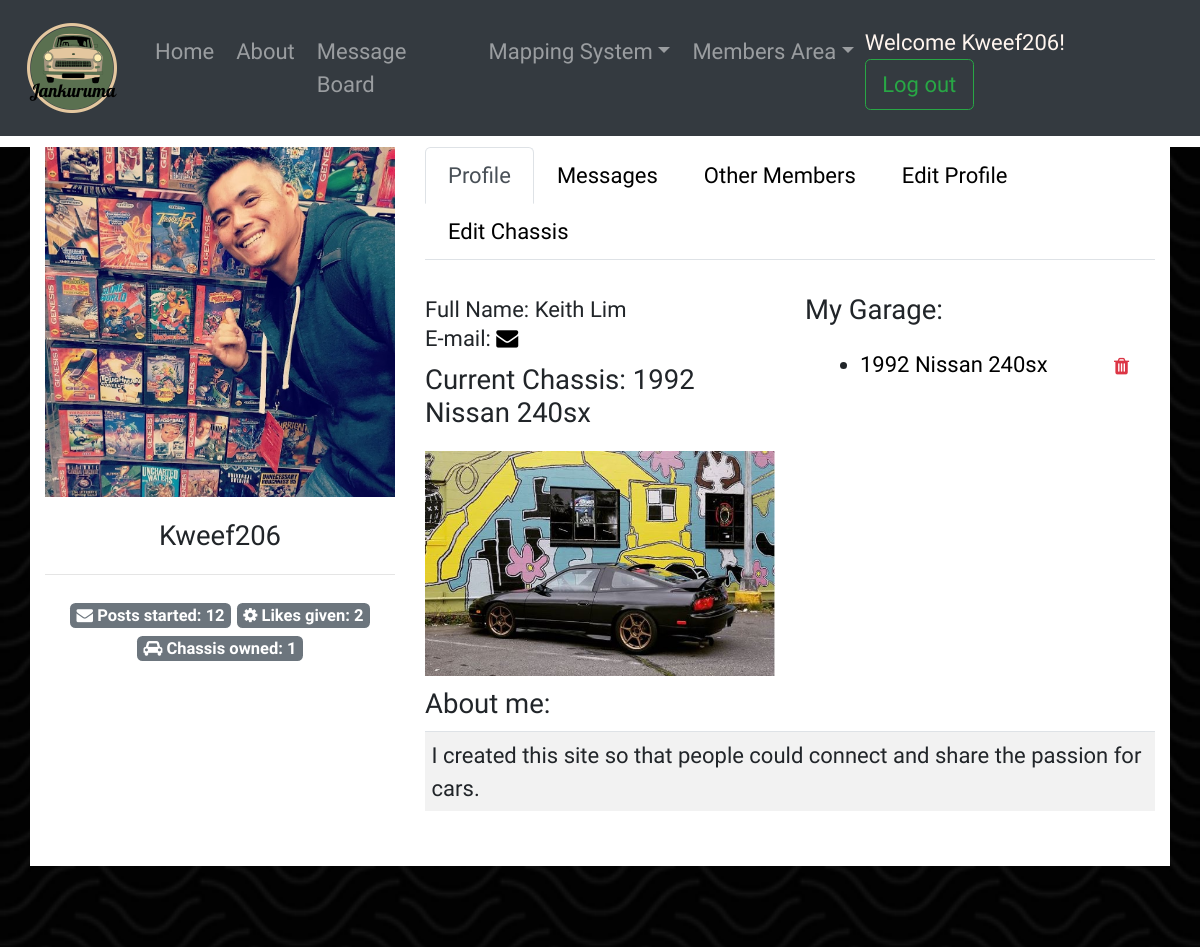
Screenshot of /vroom/user_profile/25 (signed in) with the database file from the repository.
### log_reg_app/models.py (models this page shows, shortened)
class User(models.Model):
    username = models.CharField(max_length=255)
    first_name = models.CharField(max_length=255)
    last_name = models.CharField(max_length=255)
    bio = models.CharField(max_length=255, null=True)
    email = models.EmailField(unique=True)
    password = models.CharField(max_length=255)
    profile_pic = models.CharField(max_length=255, null=True)
    car_pic = models.CharField(max_length=255, null=True)
    year = models.CharField(max_length=255, null=True)
    make = models.CharField(max_length=255, null=True)
    model = models.CharField(max_length=255, null=True)
    created_at = models.DateTimeField(auto_now_add=True)
    updated_at = models.DateTimeField(auto_now=True)
    objects = UserManager()

### Dashboard/models.py (models this page shows, shortened)
class Chassis(models.Model):
    year = models.CharField(max_length=255, null=True)
    make = models.CharField(max_length=255)
    model = models.CharField(max_length=255)
    engine = models.CharField(max_length=255)
    drivetrain = models.CharField(max_length=255)
    hp = models.CharField(max_length=255)
    description = models.CharField(max_length=255)
    car_pic = models.ImageField(upload_to='cars', null=True)
    created_at = models.DateTimeField(auto_now_add=True)
    updated_at = models.DateTimeField(auto_now=True)
    owner = models.ManyToManyField(User, related_name="owns", blank=True)

### Dashboard/views.py (the view)
# urls.py: path('user_profile/<int:id>', views.user_profile, name="user_profile"),
def user_profile(request, id):
    if 'user_id' not in request.session:
        return redirect ('/')
    else:
        context = {
            'curr_user': User.objects.get(id=request.session['user_id']),
            'user': User.objects.get(id=id),
            'posts': Post.objects.all(),
            'chassis': Chassis.objects.all(),
            "author_id" : id,
            "others" : User.objects.all()
        }
        return render(request, 'profile_page.html', context)

### Dashboard/templates/profile_page.html (shortened to what this page needs)
<!DOCTYPE html>
<html lang="en">
<head>
    <link rel="stylesheet" href="https://cdnjs.cloudflare.com/ajax/libs/font-awesome/4.7.0/css/font-awesome.min.css">
    <link href="https://stackpath.bootstrapcdn.com/bootstrap/4.5.0/css/bootstrap.min.css" rel="stylesheet"
>
    {% load static %}
    <link rel="stylesheet" href="{% static 'css/profile_page.css' %}">
</head>
<body>
    <nav class="navbar navbar-expand-lg navbar-dark bg-dark">
        <a class="navbar-brand" href="{% url 'dashboard' %}">
            <img src="/static/images/logo.png" width="100" height="100" class="d-inline-block align-top" alt=""
                loading="lazy">
        </a>
        <div class="collapse navbar-collapse" id="navbarSupportedContent">
            <ul class="navbar-nav mr-auto">
                <li class="nav-item">
                    <a class="nav-link" href="{%url 'dashboard' %}">Home</a>
                </li>
                <li class="nav-item">
                    <a class="nav-link" href="{%url 'about' %}">About</a>
                </li>
                <li class="nav-item">
                    <a class="nav-link" href="/vroom/message_board/">Message Board</a>
                </li>
                <li class="nav-item dropdown">
                    <a class="nav-link dropdown-toggle" id="navbarDropdown" role="button" data-toggle="dropdown"
                        aria-haspopup="true" aria-expanded="false">
                        Mapping System</a>
                </li>
                <li class="nav-item dropdown">
                    <a class="nav-link dropdown-toggle" href="#" id="navbarDropdown" role="button"
                        data-toggle="dropdown" aria-haspopup="true" aria-expanded="false">
                        Members Area</a>
                </li>
        </div>
        <span id="user">Welcome {{ curr_user.username }}! <a class="btn btn-outline-success" href="/logout">Log
                out</a></span>
    </nav>
    </head>
    <body>
        <div class="bg">
            <div class="container">
                <div class="row my-2">
                    <div class="col-lg-8 order-lg-2">
                        <ul class="nav nav-tabs">
                            <li class="nav-item">
                                <a href="" data-target="#profile" data-toggle="tab" class="nav-link active">Profile</a>
                            </li>
                            <li class="nav-item">
                                <a href="" data-target="#messages" data-toggle="tab" class="nav-link">Messages</a>
                            </li>
                            <li class="nav-item">
                                <a href="" data-target="#other_members" data-toggle="tab" class="nav-link">Other
                                    Members</a>
                            </li>
                            {% if request.session.user_id == user.id %}
                            <li class="nav-item">
                                <a href="" data-target="#edit" data-toggle="tab" class="nav-link">Edit Profile</a>
                            </li>
                            <li class="nav-item">
                                <a href="" data-target="#edit_chassis" data-toggle="tab" class="nav-link">Edit Chassis</a>
                            </li>
                            {% endif  %}
                        </ul>
                        <div class="tab-content py-4">
                            <div class="tab-pane active" id="profile">
                                <div class="row">
                                    <div class="col-md-6">
                                        <p> Full Name: {{user.first_name}} {{user.last_name}} </p>
                                        <h6>E-mail: <a href="mailto:{{user.email}}"><i class="fa fa-envelope"></i></a></h6>
                                        <h5 class="mb-3">Current Chassis: {{user.year}} {{user.make}} {{user.model}}
                                        </h5>
                                        {% if user.car_pic %}
                                        <img class="main_car" src="{{user.car_pic}}" alt="me" style="width:100%">
                                        {% else %}
                                        <img src="/static/images/hitchhiker.jpg" alt="no_car" style="width:100%">
                                        {% endif  %}
                                    </div>
                                    <div class="col-md-6">
                                        <h5 class="mb-3"> My Garage:</h5>
                                        <div class="col-md-12 table-wrapper-scroll-y my-custom-scrollbar">
                                        {% for car in user.owns.all%}
                                        <ul>
                                            <li><a href="{{car.car_pic.url}}">{{car.year}} {{car.make}} {{car.model}}</a><a class="btn-sm btn-outline-danger" style="float: right;"
                                                href="/vroom/delete_chassis/{{ car.id }}"><i class="fa fa-trash"
                                                aria-hidden="true"></i></a></li>
                                            </ul>
                                            {% endfor %}
                                        </div>
                                    </div>
                                            <div class="col-md-12">
                                                <h5 class="mt-2"> About me:</h5>
                                            <table class="table table-sm table-hover table-striped">
                                                <tbody>
                                                    <tr>
                                                        <td>
                                                            {%if user.bio   %}
                                                            {{user.bio}}
                                                            {% endif  %}
                                                        </td>
                                                    </tr>
                                                </tbody>
                                            </table>
                                        </div>
                                </div>
                            </div>
                        </div>
                    </div>
                    <div class="col-lg-4 order-lg-1 text-center">
                        {%if user.profile_pic   %}
                        <img src="{{user.profile_pic}}" alt="me" style="width:100%">
                        <h5 class="mb-3 mt-3">{{user.username}}</h5>
                        {% else %}
                        <img src="/static/images/profile_default.png" class="mx-auto img-fluid img-circle d-block"
                            alt="avatar">
                        {% endif  %}
                        <hr>
                        <div class="col-md-12">
                            <span class="badge badge-secondary"><i class="fa fa-envelope"></i> Posts
                                started:
                                {{ user.posts.count }}</span>
                            <span class="badge badge-secondary"><i class="fa fa-cog"></i> Likes given:
                                {{ user.liked_posts.count }}</span>
                            <span class="badge badge-secondary"><i class="fa fa-car"></i> Chassis owned:
                                {{ user.owns.count }}</span>
                        </div>
                    </div>
                </div>
            </div>
        </div>
    </body>
</html>

### static/css/profile_page.css (style rules this page uses)
* { font-family: 'Teko', sans-serif; font-size: 22px; }
.container { background-color: white; margin-top: 0; }
#user { color: seashell; }
body, html { height: 100%; }
.bg { background-image: url("/static/images/papyrus-dark.png"); height: 100%; background-position: center; background-repeat: no-repeat; background-size: cover; }
a { text-decoration: none; font-size: 22px; color: black; }
p { margin: 0; }
.main_car { height: auto; width: 200px; }
.my-custom-scrollbar { position: relative; height: 300px; overflow: auto; }
.table-wrapper-scroll-y { display: block; }

### rows the page displays
User: username "Kweef206", first_name "Keith", last_name "Lim", year "1992", make "Nissan", model "240sx", car_pic (picture), bio "I created this site so that people could connect and share the passion for cars.", profile_pic (picture), posts.count "12", liked_posts.count "2", owns.count "1"
Chassis: year "1992", make "Nissan", model "240sx"
